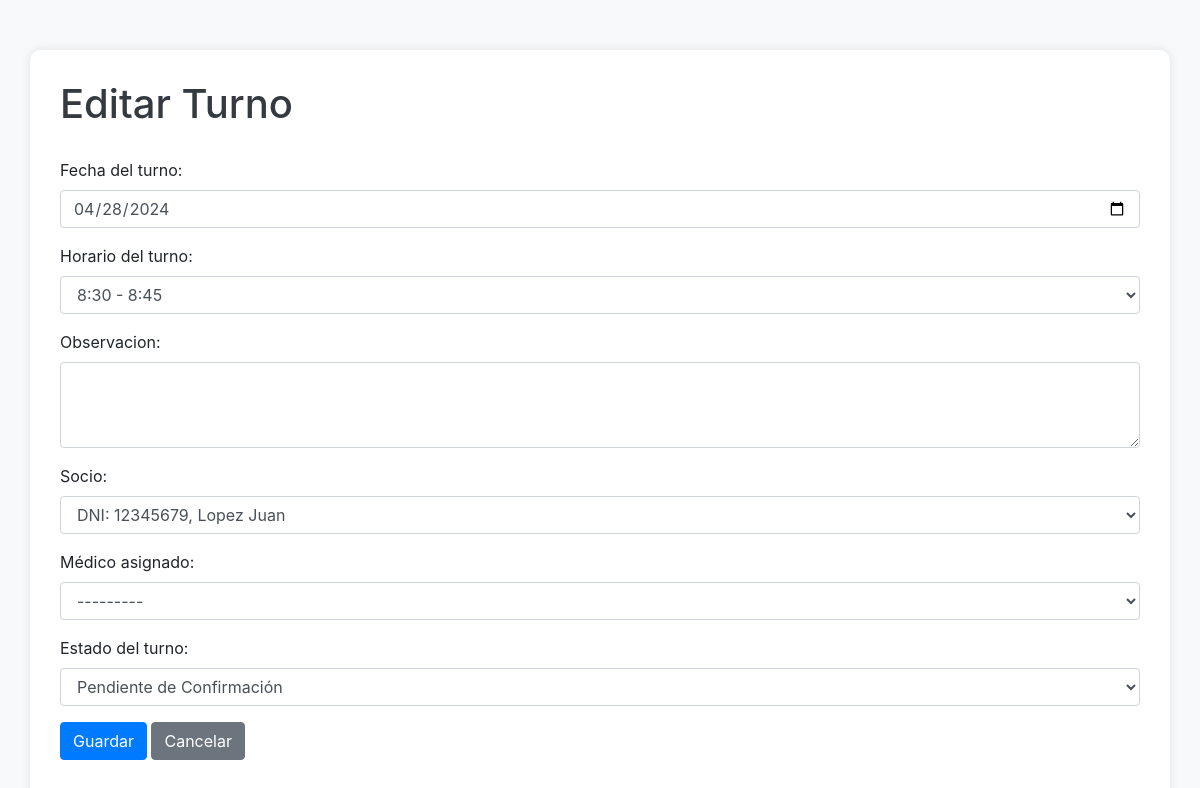
The app's page /turno/editar-turno/61/ (signed in) with its own data.
### apps/turno/models.py (models this page shows, shortened)
class Turno(models.Model):
    HORARIOS = (
        ('0', '8:00 - 8:15'),
        ('1', '8:15 - 8:30'),
        ('2', '8:30 - 8:45'),
        ('3', '8:45 - 9:00'),
        ('4', '9:00 - 9:15'),
        ('5', '9:15 - 9:30'),
        ('6', '9:30 - 9:45'),
        ('7', '9:45 - 10:00'),
        ('8', '10:00 - 10:15'),
        ('9', '10:15 - 10:30'),
        ('10', '10:30 - 10:45'),
        ('11', '10:45 - 11:00'),
        ('12', '11:00 - 11:15'),
        ('13', '11:15 - 11:30'),
        ('14', '11:30 - 11:45'),
        ('15', '11:45 - 12:00'),
        ('16', '12:00 - 12:15'),
        ('17', '12:15 - 12:30'),
        ('18', '12:30 - 12:45'),
        ('19', '12:45 - 13:00'),
        ('20', '13:00 - 13:15'),
        ('21', '13:15 - 13:30'),
        ('22', '13:30 - 13:45'),
        ('23', '13:45 - 14:00'),
        ('24', '14:00 - 14:15'),
        ('25', '14:15 - 14:30'),
        ('26', '14:30 - 14:45'),
        ('27', '14:45 - 15:00'),
        ('28', '15:00 - 15:15'),
        ('29', '15:15 - 15:30'),
        ('30', '15:30 - 15:45'),
        ('31', '15:45 - 16:00'),
        ('32', '16:00 - 16:15'),
        ('33', '16:15 - 16:30'),
        ('34', '16:30 - 16:45'),
        ('35', '16:45 - 17:00'),
        ('36', '17:00 - 17:15'),
        ('37', '17:15 - 17:30'),
        ('38', '17:30 - 17:45'),
        ('39', '17:45 - 18:00'),
        ('40', '18:00 - 18:15'),
        ('41', '18:15 - 18:30'),
        ('42', '18:30 - 18:45'),
        ('43', '18:45 - 19:00')
    )
    ESTADOS = (
        ('0', 'Pendiente de Confirmación'),
        ('1', 'Atendido'),
        ('2', 'Ausente con aviso'),
        ('3', 'Ausente sin aviso'),
        ('4', 'Confirmado'),
        ('5', 'Cancelado')
    )
    fecha = models.DateField(verbose_name='Fecha del turno')
    horario = models.CharField(max_length=2, choices=HORARIOS, default='0', verbose_name='Horario del turno')
    observacion = models.CharField(max_length=300, blank=True)
    activo = models.BooleanField(default=True, verbose_name='¿Turno Activo?')
    estado = models.CharField(max_length=2, choices=ESTADOS, default='0', verbose_name='Estado del turno')
    socio = models.ForeignKey(Paciente, on_delete=models.CASCADE)
    usuario = models.ForeignKey(User, related_name='turnos_asignados', on_delete=models.SET_NULL, blank=False, null=True, verbose_name='Médico asignado')
    responsable_de_carga = models.ForeignKey(User, related_name='turnos_responsable', on_delete=models.SET_NULL, null=True, editable=False)
    class Meta:
        verbose_name_plural = 'Turnos'

### apps/turno/views.py (the view, shortened to what this page needs)
# urls.py: path('editar-turno/<int:pk>/', EditarTurnoView.as_view(), name='editar_turno'),
class EditarTurnoView(LoginRequiredMixin, View):
    template_name = 'turno/editar_turno.html'
    form_class = TurnoForm
    def get(self, request, pk):
        turno = get_object_or_404(Turno, pk=pk)
        grupo_medico = Group.objects.get(name='Medico')
        medicos = grupo_medico.user_set.all()
        form = self.form_class(instance=turno, medicos=medicos)
        return render(request, self.template_name, {'form': form, 'turno': turno})

### apps/socio/models.py (called while the page is built)
    def __str__(self):
        return f"DNI: {self.dni}, {self.apellidos} {self.nombres}"

### templates/turno/editar_turno.html (shortened to what this page needs)
<!DOCTYPE html>
<html lang="en">
<head>
    <link rel="stylesheet" href="https://stackpath.bootstrapcdn.com/bootstrap/4.5.2/css/bootstrap.min.css">
    <link rel="stylesheet" href="https://cdn.jsdelivr.net/npm/select2@4.1.0-rc.0/dist/css/select2.min.css">
</head>
<body>
<div class="container">
    <h1>Editar Turno</h1>
    <form method="post">
        {{ form.as_p }}
        <div class="form-group">
            <button type="submit" class="btn btn-primary">Guardar</button>
            <a href="{% url 'turnos_list' %}" class="btn btn-secondary">Cancelar</a>
        </div>
    </form>
</div>
</body>
</html>

### templates/turno/editar_turno.html (style rules this page uses)
body { padding-top: 50px; background-color: #f8f9fa; }
.container { background-color: #fff; border-radius: 10px; box-shadow: 0px 0px 10px rgba(0, 0, 0, 0.1); padding: 30px; }
h1 { color: #343a40; margin-bottom: 30px; }
.btn-primary { background-color: #007bff; border-color: #007bff; }
.btn-secondary { background-color: #6c757d; border-color: #6c757d; }

### records on screen
Turno: fecha "04/28/2024", horario "8:30 - 8:45", socio "DNI: 12345679, Lopez Juan", usuario "---------", estado "Pendiente de Confirmación"
